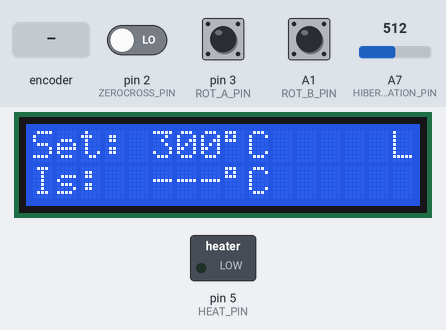
Recording of a sketch running on a simulated Arduino Nano, built with avr-gcc and run on an emulated ATmega328P. On the bench: 16×2 character LCD, switched loads named in the sketch (green lamp = pin HIGH). The inputs (shaded band) are chosen by the test bench; at power-on: A7 (HIBERNATION_PIN) = 512, pin 2 (ZEROCROSS_PIN) LOW, pin 3 (ROT_A_PIN) HIGH, A1 (ROT_B_PIN) HIGH.

Above: at 1.2 s.
1.3 s: A7 (HIBERNATION_PIN) set to 501
At 2.5 s:
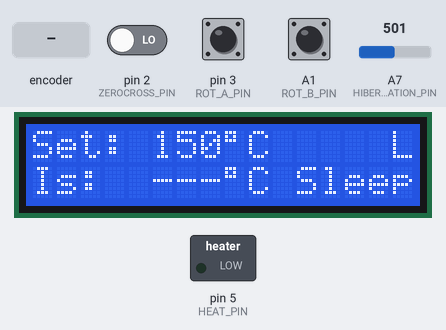
2.8 s: A7 (HIBERNATION_PIN) set to 522
At 2.81 s:
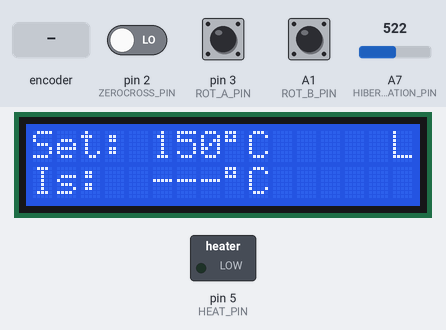
4.3 s: rotary encoder on pin 3 (ROT_A_PIN) / A1 (ROT_B_PIN) turned 3 steps (first pin leading)
At 5.0 s:
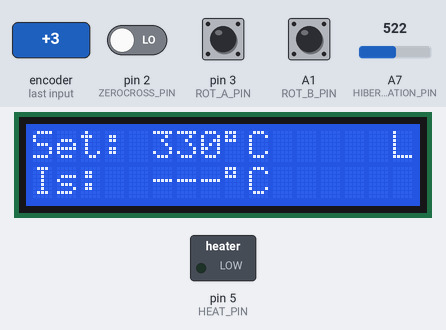
6.4 s: rotary encoder on pin 3 (ROT_A_PIN) / A1 (ROT_B_PIN) turned 1 step (first pin leading)
At 7.6 s:
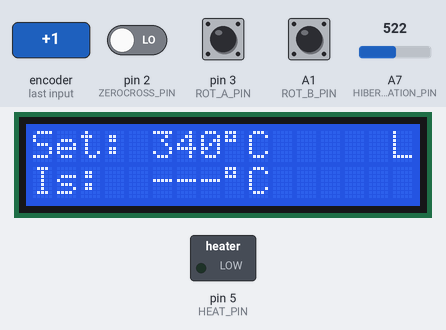
8.1 s: A7 (HIBERNATION_PIN) set to 511
At 8.11 s:
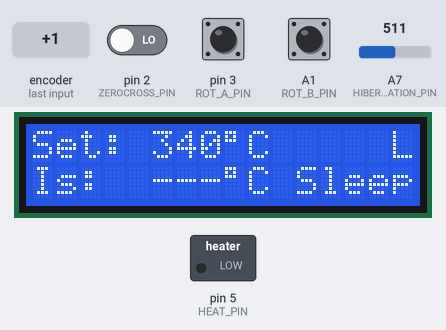
9.6 s: A7 (HIBERNATION_PIN) set to 716
At 10.1 s:
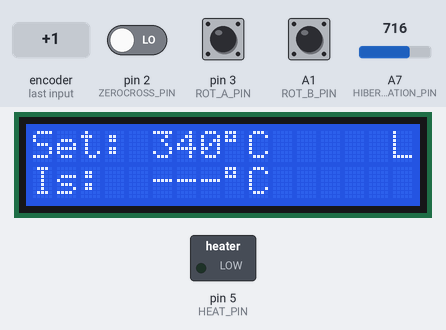
Timing chart, 0 to 12.1 s (numbered marks = the images above; inputs shaded):
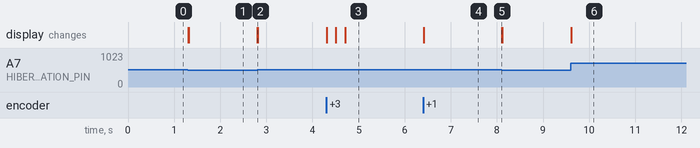

The sketch:

JBCmini.ino
```cpp
#include <LiquidCrystal_I2C.h>

#define HEAT_PIN 5
#define TC_PIN A0
#define THERMISTOR_PIN A2   //old A1
#define ROT_A_PIN 3
#define ROT_B_PIN A1        //old 7 btn_down
#define ZEROCROSS_PIN 2
#define HIBERNATION_PIN A7  //new //reconnect to A7 BODGE <- deprecated info
#define R8_RESISTANCE 97750.0
#define R9_RESISTANCE 255.07
#define VCC 5.0             //old 5.1 V

int tipTempIs = 0;
int tipTempIsDisplay = 0;   // Separate Display variables for asynchronous updates
int tipTempSet = 300;
int tipTempSetSlave = 300;  // adjustable with encoder
int tipTempSetDisplay = 0;  // Separate Display variables for asynchronous updates
int tipTempHibernation = 150;
bool heat = false;
bool hibernation = false;
int mainsCycles = 0;
unsigned long buttonMillis = 0; // When last button press was registered

float getAmbientTemperature() {
  // Calculates °C from RTD voltage divider
  double Temp = log(10000.0 * ((1024.0 / analogRead(THERMISTOR_PIN) - 1)));
  Temp = 1 / (0.001129148 + (0.000234125 + (0.0000000876741 * Temp * Temp )) * Temp );
  return Temp - 273.15;
}

float runningAverage(float M) {
  #define LENGTH 20
  static int values[LENGTH];
  static byte index = 0;
  static float sum = 0;
  static byte count = 0;
  sum -= values[index];
  values[index] = M;
  sum += values[index];
  index++;
  index = index % LENGTH;
  if (count < LENGTH) count++;
  return sum / count;
}

void zeroCrossingInterrupt() {
  mainsCycles++;
  //TODO: Move heatpin on off here
  if (heat){
    digitalWrite(HEAT_PIN, HIGH);
  }else{
    digitalWrite(HEAT_PIN, LOW);
  }
}

//old serial LCD Init code, deprecated.
//LiquidCrystal lcd(A2, A3, A4, A5, 0, 1 );
LiquidCrystal_I2C lcd (0x3F, 2, 1, 0, 4, 5, 6, 7, 3, POSITIVE);

void setup()
{
  lcd.begin(16,2);
  lcd.setCursor(0,0);
  lcd.print("Set: ---");
  lcd.print(char(223));
  lcd.print('C');
  lcd.setCursor(0,1);
  lcd.print("Is:  ---");
  lcd.print(char(223));
  lcd.print('C');
  pinMode(HEAT_PIN, OUTPUT);
  pinMode(ROT_A_PIN, INPUT); //INPUT_PULLUP: no resistor R15
  pinMode(ROT_B_PIN, INPUT); //INPUT_PULLUP: no resistor R16
  pinMode(HIBERNATION_PIN, INPUT); //ROTARY_C //still need R17
  attachInterrupt(digitalPinToInterrupt(ZEROCROSS_PIN), zeroCrossingInterrupt, CHANGE);
}

void loop()
{

  if (mainsCycles >= 0){ // At 0 turn off heater
    heat = false;
    //digitalWrite(HEAT_PIN, LOW);
    lcd.setCursor(15,0);
    lcd.print("L");
  }

  if (mainsCycles > 6){ // Wait for 6 more mains cycles to get an undisturbed reading
    noInterrupts();
    tipTempIs = round(runningAverage(((analogRead(TC_PIN)*(VCC/1023.0))/(1+R8_RESISTANCE/R9_RESISTANCE))*43500+getAmbientTemperature()));

    if (tipTempIs < tipTempSet){ // If heat is missing
      heat = true;
      //digitalWrite(HEAT_PIN, HIGH); //replace with heat = true;
      mainsCycles = sqrt(tipTempSet - tipTempIs)*-1; // Schedule next measurement
      interrupts();
      lcd.setCursor(15,0);
      lcd.print("H");
      //noInterrupts();
    }
    else{ // If no heat is missing
      mainsCycles = -4;
    }
    interrupts();
  }

  if (abs(tipTempIs-tipTempIsDisplay) >= 1) // Is it time to update the display?
  {
    noInterrupts();
    tipTempIsDisplay = tipTempIs;
    interrupts();
    lcd.setCursor(5,1);
    lcd.print("   ");
    lcd.setCursor(5,1);
    lcd.print(tipTempIsDisplay);
    interrupts();
  }

  if (abs(tipTempSet-tipTempSetDisplay) >= 1) // Is it time to update the display?
  {
    noInterrupts();
    tipTempSetDisplay = tipTempSet;
    interrupts();
    lcd.setCursor(5,0);
    lcd.print("   ");
    lcd.setCursor(5,0);
    lcd.print(tipTempSetDisplay);
    interrupts();
  }

  //Rotary Encoder CODE      runs well, might tweak later
  if (!digitalRead(ROT_A_PIN) && tipTempSetSlave <= 400 && millis() > buttonMillis+75){

    if(!digitalRead(ROT_B_PIN) && tipTempSetSlave > 0){
      tipTempSetSlave = tipTempSetSlave - 10;
    }else if(digitalRead(ROT_B_PIN) && tipTempSetSlave < 400){
      tipTempSetSlave = tipTempSetSlave + 10;
    }
    buttonMillis = millis();
  }

  //HIBERNATION CODE
  if ((analogRead(HIBERNATION_PIN) < 512) && !hibernation){
    hibernation = true;
    lcd.setCursor(11,1);
    lcd.print("Sleep");
  }else if ((analogRead(HIBERNATION_PIN) > 512) && hibernation){
    hibernation = false;
    lcd.setCursor(11,1);
    lcd.print("     ");
  }

  //TODO: Optimize!
  if (!hibernation){
    tipTempSet = tipTempSetSlave;
  }else{
    tipTempSet = tipTempHibernation;
  }
}
```

Measured:
- the behaviour switches between 512 and 511 on A7 (HIBERNATION_PIN) (found by bisection; images 0 and 1)
- after the input at 1.3 s, the display: first changes at once (image 1 shows a later state)
- after the input at 2.8 s, the display: changes at once (image 2)
- after the input at 4.3 s, the display: first changes at once (image 3 shows a later state)
- after the input at 6.4 s, the display: changes at once (image 4)
- after the input at 8.1 s, the display: changes at once (image 5)
- after the input at 9.6 s, the display: first changes at once (image 6 shows a later state)
